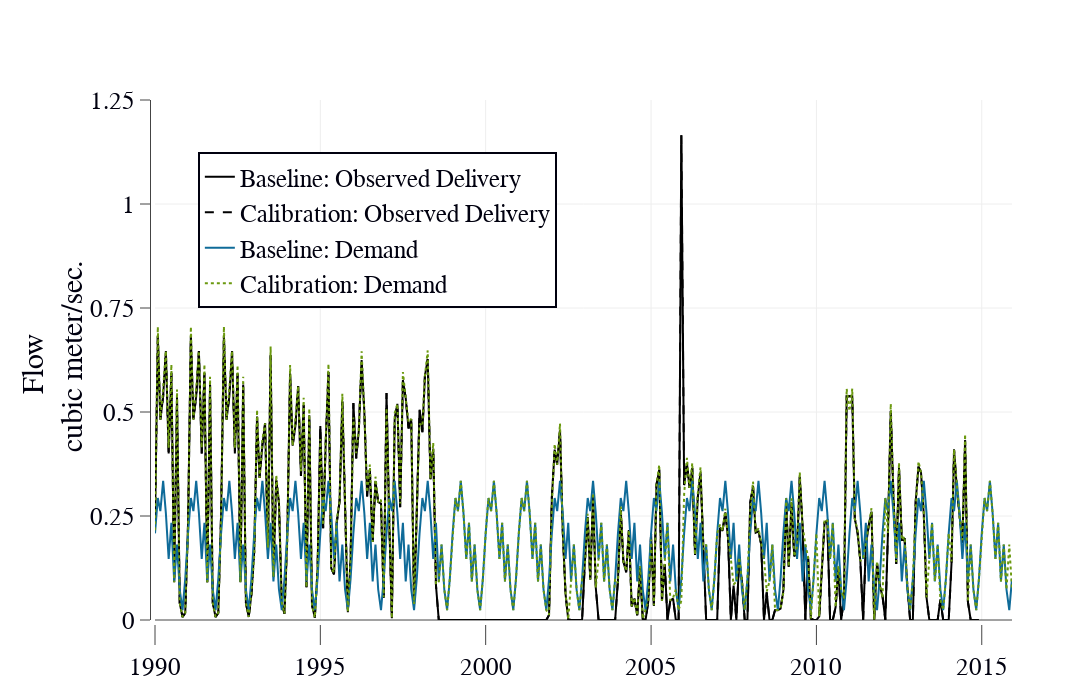

Write notebook code for a chart like this one.
### Markdown cell above
## Plot and compare demand and observed delievery for the baseline and calibration scenariosin Monterrey model

### Code cell
df_TimeSeries=result_df_UseCase3_1
# identify the data for four time series only based on the DatasetAcronym column header 
column_name = ["ScenarioName","AttributeName"]
subsets = df_TimeSeries.groupby(column_name)
data = []
subsets_settings = {
    ('Baseline','Observed Delivery'): {
        'dash': 'solid',
        'legend_index': 0,
        'legend_name': 'Baseline: Observed Delivery',
        'width':2,
        'color':'rgb(0, 0, 0)'
        },
    ('Baseline','Demand'): {
        'dash': 'solid',
        'legend_index': 2,
        'legend_name': 'Baseline: Demand',
        'width':2,
        'color':'rgb(15, 107, 153)'
        },
    ('Calibration','Observed Delivery'): {
        'dash': 'dash',
        'legend_index': 1,
        'legend_name': 'Calibration: Observed Delivery',
        'width':2,
        'color':'rgb(0, 0, 0)'
        },    
    ('Calibration','Demand'): {
        'dash': 'dot',     # this is properity of the line (curve)
        'legend_index': 3,   # to order the legend
        'legend_name': 'Calibration: Demand',
        'width':2,
        'color':'rgb(107, 153, 15)'
        }
    }

# This dict is used to map legend_name to original subset name
subsets_names = {y['legend_name']: x for x,y in subsets_settings.iteritems()}

for subset in subsets.groups.keys():
    dt = subsets.get_group(name=subset)
    print subset
#     if subset == ('Baseline','Observed Delivery'):

    s = go.Scatter(
                    x=dt['DateTimeStamp'],
                    y=dt['DataValue'],
                    name = subsets_settings[subset]['legend_name'],
                    line = dict(
                        color =subsets_settings[subset]['color'],
                        width =subsets_settings[subset]['width'], 
                        dash=subsets_settings[subset]['dash']
                               ),
                        opacity = 1                                
                  )
    data.append(s)
    
# Legend is ordered based on data, so we are sorting the data based 
# on desired legend order indicarted by the index value entered above
data.sort(key=lambda x: subsets_settings[subsets_names[x['name']]]['legend_index'])
    
    
layout = dict(
#title = "Use Case 3.3",
yaxis = dict(
    title = "Flow <br> cubic meter/sec.",            automargin=True,

#     tickformat= ',',

        showline=True,
        dtick='0.25',
        ticks='outside',
        ticklen=10,
         range = ['0', '1.25']


            ),

xaxis = dict(
#         title = "Updated input parameters in the <br>Bear_River_WEAP_Model_2017",
#         showline=True,
    ticks='outside',            automargin=True,
#          range = ['1990','2020']

#          tickfont=dict(size=22),
        ticklen=20
                ),
legend=dict(
        x=0.05,y=0.9,
      bordercolor='#00000f',
        borderwidth=2,

           ),
    width=1100,
    height=700,

 margin=dict(l=150,pad=4),
font=dict(size=25,family='arial',color='#00000f'),
showlegend=True,
    
)


# create a figure object
fig = dict(data=data, layout=layout)
#py.iplot(fig, filename = "2.3Identify_SeasonalValues") 


## it can be run from the local machine on Pycharm like this like below
## It would also work here offline but in a seperate window  
offline.iplot(fig,filename = 'Monterrey' )       

print "Figure x is replicated!!"

### Figure 1 — Plotly figure (JSON) as saved in the notebook; plotly's stock layout.template omitted (floating-point values rounded to 4 significant figures; data arrays with more than 128 entries replaced by an {"elided": "..."} marker saying what was removed)
{"data": [{"line": {"color": "rgb(0, 0, 0)", "dash": "solid", "width": 2}, "name": "Baseline: Observed Delivery", "opacity": 1, "type": "scatter", "x": {"elided": "300 str values"}, "y": {"elided": "300 float values"}}, {"line": {"color": "rgb(0, 0, 0)", "dash": "dash", "width": 2}, "name": "Calibration: Observed Delivery", "opacity": 1, "type": "scatter", "x": {"elided": "300 str values"}, "y": {"elided": "300 float values"}}, {"line": {"color": "rgb(15, 107, 153)", "dash": "solid", "width": 2}, "name": "Baseline: Demand", "opacity": 1, "type": "scatter", "x": {"elided": "312 str values"}, "y": {"elided": "312 float values"}}, {"line": {"color": "rgb(107, 153, 15)", "dash": "dot", "width": 2}, "name": "Calibration: Demand", "opacity": 1, "type": "scatter", "x": {"elided": "312 str values"}, "y": {"elided": "312 float values"}}], "layout": {"font": {"color": "#00000f", "family": "arial", "size": 25}, "height": 700, "legend": {"bordercolor": "#00000f", "borderwidth": 2, "x": 0.05, "y": 0.9}, "margin": {"l": 150, "pad": 4}, "showlegend": true, "width": 1100, "xaxis": {"automargin": true, "ticklen": 20, "ticks": "outside"}, "yaxis": {"automargin": true, "dtick": "0.25", "range": ["0", "1.25"], "showline": true, "ticklen": 10, "ticks": "outside", "title": "Flow <br> cubic meter/sec."}}}
